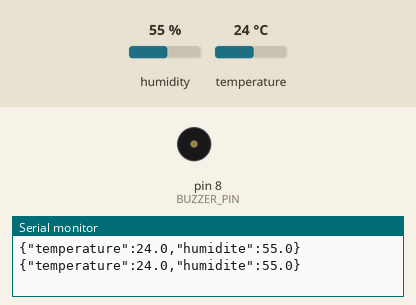
This sketch was run on a simulated Arduino Mega 2560, built with avr-gcc and run on an emulated ATmega2560. On the bench: buzzer (waves = sounding), the last lines printed to the serial monitor. The inputs (shaded band) are chosen by the test bench; at power-on: temperature 24 °C, humidity 55 %.

Above: at 4.8 s.
4.9 s: temperature set to 39 °C
7.9 s: temperature set to 42 °C
At 9.3 s:
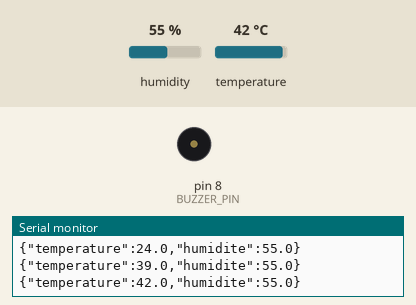
Timing chart, 0 to 26.7 s (numbered marks = the images above; inputs shaded):
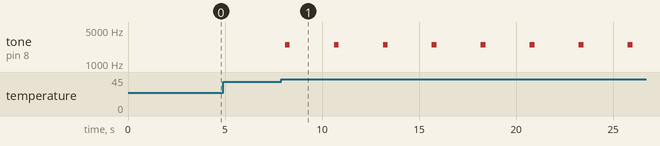

Measured:
- the behaviour switches between 40 and 41 °C on temperature (found by bisection; images 0 and 1)
- after the input at 7.9 s, tone on pin 8 (BUZZER_PIN): alternates 2500 Hz for 0.25 s and silent for 2.3 s, starting after 0.20 s

The sketch:

arduino_mega_usb.ino
```cpp
// CONSERVA : Arduino Mega 2560 + DHT11 + buzzer, liaison directe USB vers l'application.
// DHT11 DATA -> broche 2 ; buzzer passif -> broche 8.
// Le port USB envoie une ligne JSON à 9600 bauds, lue par le navigateur.
#include <DHT.h>

#define DHTPIN 2
#define DHTTYPE DHT11
const int BUZZER_PIN = 8;
const float SEUIL_TEMP = 40.0;
const unsigned long PERIODE_MS = 2000;

DHT dht(DHTPIN, DHTTYPE);

void envoyerJson(Print &sortie, float temperatureC, float humidite) {
  sortie.print(F("{\"temperature\":"));
  sortie.print(temperatureC, 1);
  sortie.print(F(",\"humidite\":"));
  sortie.print(humidite, 1);
  sortie.println(F("}"));
}

void setup() {
  Serial.begin(9600);   // USB vers l'application sur le PC
  pinMode(BUZZER_PIN, OUTPUT);
  noTone(BUZZER_PIN);
  dht.begin();
}

void loop() {
  delay(PERIODE_MS);
  const float humidite = dht.readHumidity();
  const float temperatureC = dht.readTemperature();

  if (isnan(humidite) || isnan(temperatureC)) {
    noTone(BUZZER_PIN);
    return; // Ne pas envoyer de ligne invalide au navigateur.
  }

  envoyerJson(Serial, temperatureC, humidite);

  if (temperatureC > SEUIL_TEMP) {
    tone(BUZZER_PIN, 2500);
    delay(250);
    noTone(BUZZER_PIN);
    delay(250);
  } else {
    noTone(BUZZER_PIN);
  }
}
```
